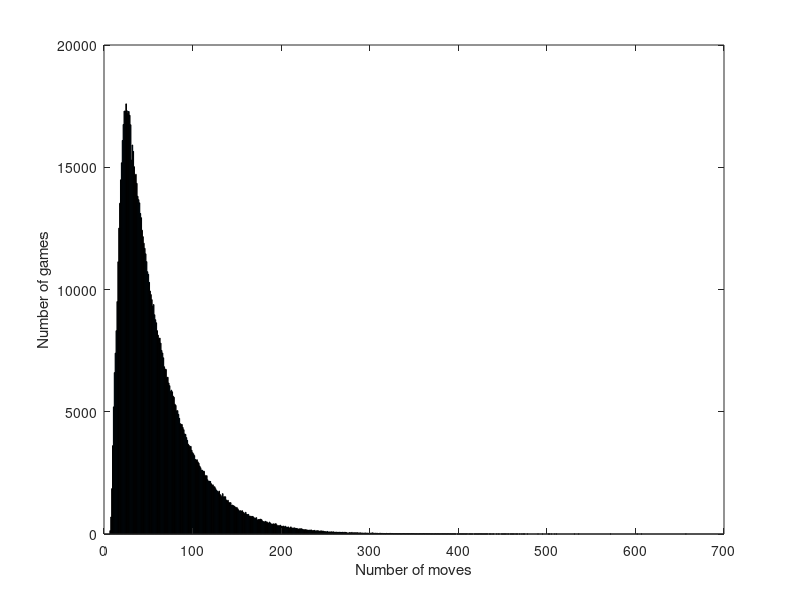
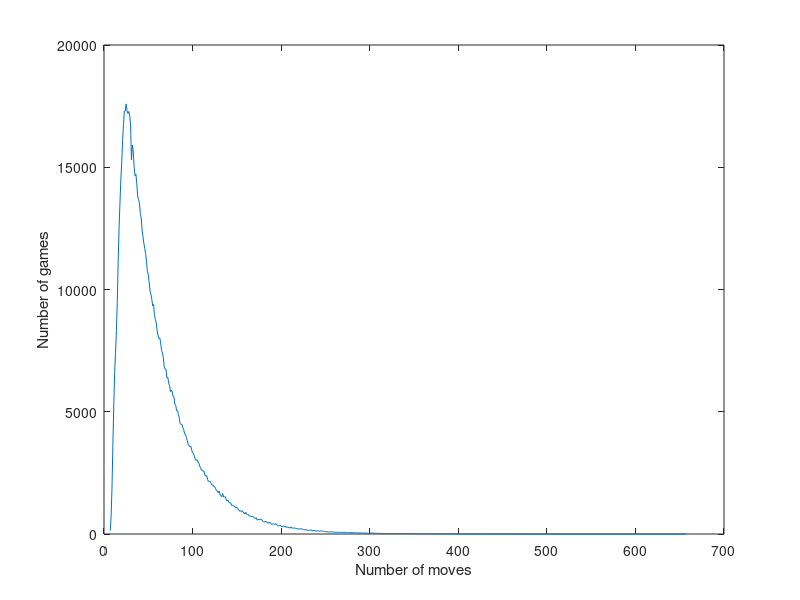

Reproduce these figures in MATLAB, in order.
x=[138 696 1856 3613 5199 6602 7398 8317 9508 11134 12510 13529 14486 15183 16097 16750 17298 17295 17593 17308 17201 17281 17128 16740 15294 15908 15647 15023 14656 14712 14342 13815 13676 13544 13110 12936 12425 12161 11892 11685 11461 11142 10728 10622 10290 9937 9792 9585 9324 9386 8967 8765 8639 8317 8132 7995 8014 7808 7509 7403 7206 6840 6747 6732 6398 6412 6177 6067 5827 5882 5817 5639 5595 5311 5261 5037 5047 4894 4731 4514 4488 4480 4357 4267 4093 4076 3944 3830 3673 3623 3565 3585 3426 3329 3279 3207 3048 3015 3039 2951 2896 2783 2711 2614 2607 2565 2565 2404 2369 2387 2217 2150 2159 2149 2058 2001 2011 1936 1930 1854 1783 1750 1694 1757 1620 1572 1523 1652 1519 1524 1523 1393 1352 1380 1288 1277 1285 1169 1181 1161 1139 1108 1061 1088 1034 983 932 954 926 954 896 865 820 887 805 795 801 736 729 719 719 718 690 642 646 670 567 594 590 598 608 585 531 505 486 519 497 494 454 447 487 435 408 395 416 413 393 427 379 335 341 334 360 325 304 318 323 287 316 272 272 290 245 253 291 243 244 245 251 232 226 227 199 207 213 211 216 193 176 177 169 184 147 164 152 159 156 166 132 143 139 149 113 131 136 129 117 110 132 119 118 114 101 98 84 105 72 90 80 85 90 81 90 70 70 75 75 63 68 71 67 63 71 65 65 70 64 61 40 41 60 51 52 66 40 53 49 51 48 54 44 42 47 47 34 41 36 37 43 34 36 33 27 42 32 36 48 37 26 30 32 25 28 20 27 29 23 23 23 13 21 11 25 18 20 17 25 22 18 21 13 14 15 19 12 12 14 16 11 10 14 18 18 8 14 13 14 11 14 9 17 12 17 10 10 6 9 7 5 9 12 7 12 8 16 8 9 10 9 5 12 5 6 5 7 4 4 10 5 2 11 3 4 5 6 8 6 7 7 6 2 7 7 3 6 2 2 5 2 5 4 2 8 3 2 4 1 3 2 3 1 3 5 1 3 2 2 2 1 4 2 1 1 2 5 3 4 2 1 3 1 2 4 4 2 2 1 1 3 3 2 1 2 1 1 2 1 2 1 1 1 2 1 1 1 1 1 1 1 1 1 2 1 1 1 1 2 1 1 1 1 1 1 1 1 1 1 ]


y=[7 8 9 10 11 12 13 14 15 16 17 18 19 20 21 22 23 24 25 26 27 28 29 30 31 32 33 34 35 36 37 38 39 40 41 42 43 44 45 46 47 48 49 50 51 52 53 54 55 56 57 58 59 60 61 62 63 64 65 66 67 68 69 70 71 72 73 74 75 76 77 78 79 80 81 82 83 84 85 86 87 88 89 90 91 92 93 94 95 96 97 98 99 100 101 102 103 104 105 106 107 108 109 110 111 112 113 114 115 116 117 118 119 120 121 122 123 124 125 126 127 128 129 130 131 132 133 134 135 136 137 138 139 140 141 142 143 144 145 146 147 148 149 150 151 152 153 154 155 156 157 158 159 160 161 162 163 164 165 166 167 168 169 170 171 172 173 174 175 176 177 178 179 180 181 182 183 184 185 186 187 188 189 190 191 192 193 194 195 196 197 198 199 200 201 202 203 204 205 206 207 208 209 210 211 212 213 214 215 216 217 218 219 220 221 222 223 224 225 226 227 228 229 230 231 232 233 234 235 236 237 238 239 240 241 242 243 244 245 246 247 248 249 250 251 252 253 254 255 256 257 258 259 260 261 262 263 264 265 266 267 268 269 270 271 272 273 274 275 276 277 278 279 280 281 282 283 284 285 286 287 288 289 290 291 292 293 294 295 296 297 298 299 300 301 302 303 304 305 306 307 308 309 310 311 312 313 314 315 316 317 318 319 320 321 322 323 324 325 326 327 328 329 330 331 332 333 334 335 336 337 338 339 340 341 342 343 344 345 346 347 348 349 350 351 352 353 354 355 356 357 358 359 360 361 362 363 364 365 366 367 368 369 370 371 372 373 374 375 376 377 378 379 380 381 382 383 384 385 386 387 388 389 390 391 392 393 394 395 396 397 399 400 401 402 403 404 405 406 407 408 409 410 412 413 414 415 416 418 419 420 421 422 423 424 425 426 427 428 429 430 431 432 433 435 436 437 439 440 443 445 446 449 450 451 452 453 454 456 457 459 460 461 462 463 465 466 467 469 471 473 474 475 478 490 495 502 503 505 509 511 531 536 572 602 607 657 ]
 bar(y,x) 
xlabel "Number of moves" 
ylabel "Number of games" 
print -djpg result1_bar.jpg
 plot(y,x) 
xlabel "Number of moves" 
ylabel "Number of games" 
print -djpg result1_plot.jpg